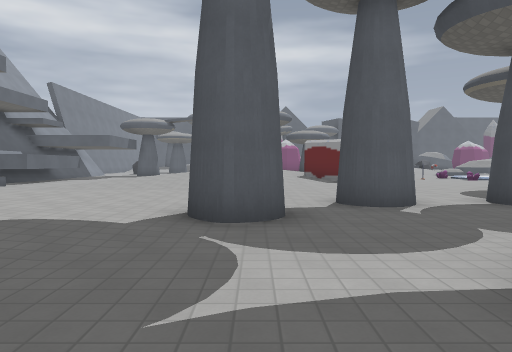
[1] (above)

24 first-person views from a walk through a 3-D level made in the Godot game engine. The camera is 1.4 m above the floor, tilts 2° down and sees 70° across. The floor is counted in squares, 2 m on a side. Each view is taken from the middle of a square. On the plan, view 1 faces up. The plan holds only what a view shows up to about 11 squares ahead; the rest is blank. The place goes on beyond the plan. Flat picture figures and markers are left out. Characters and animated objects are left out. Some surface patterns are stand-ins.

[2]
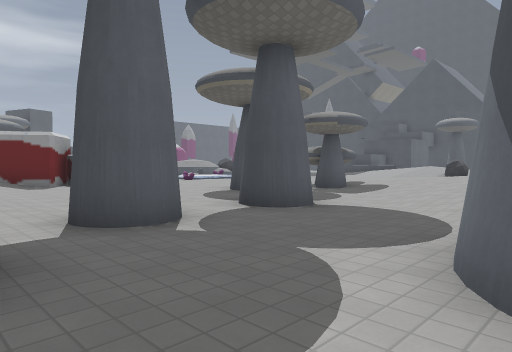

[3]
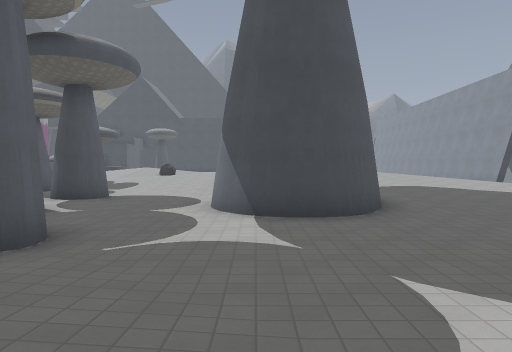

[4]
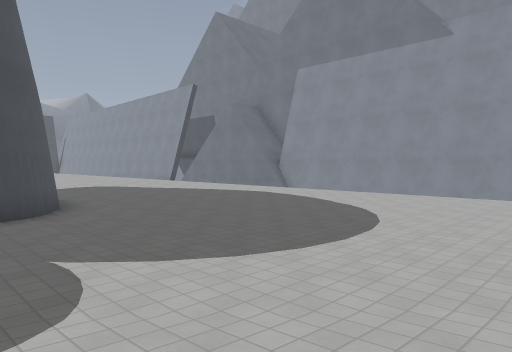

[5]
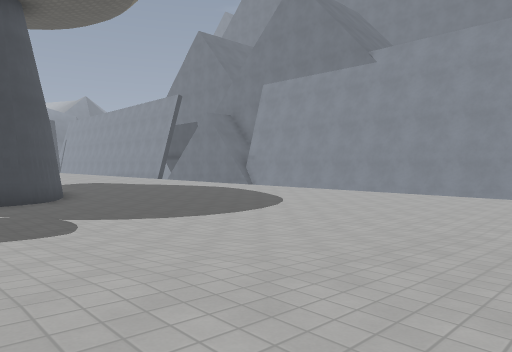

[6]
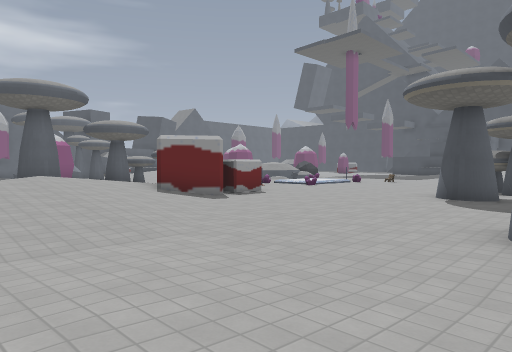

[7]
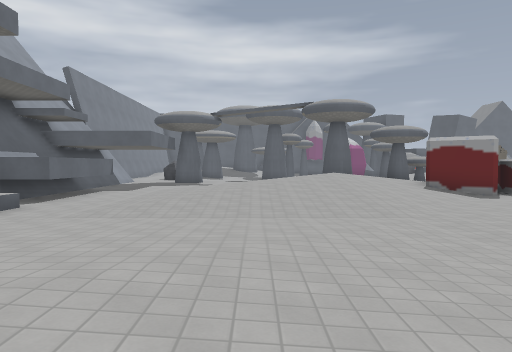

[8]
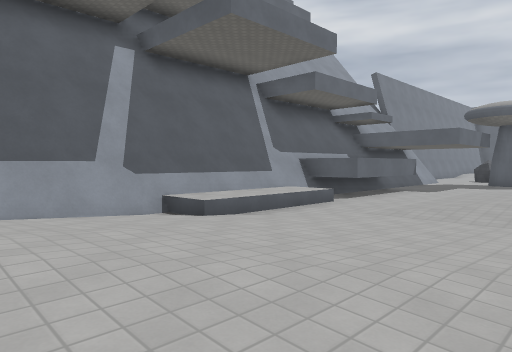

[9]
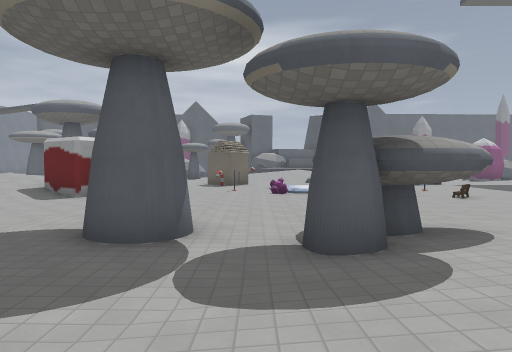

[10]
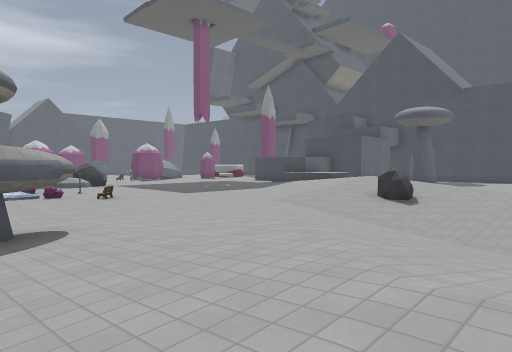

[11]
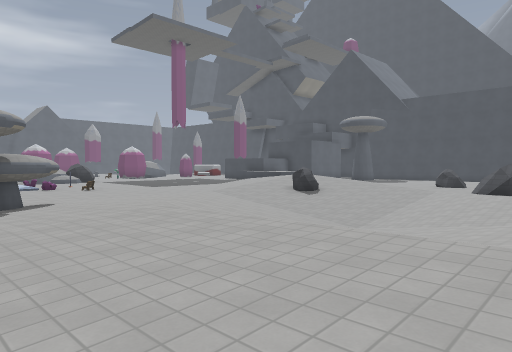

[12]
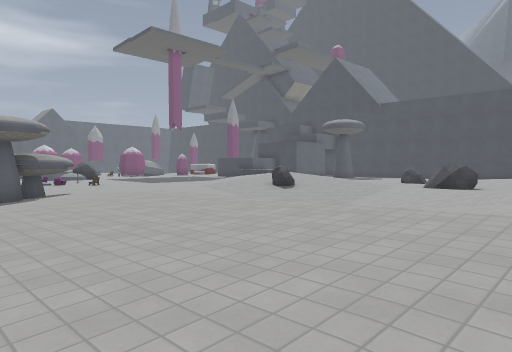

[13]
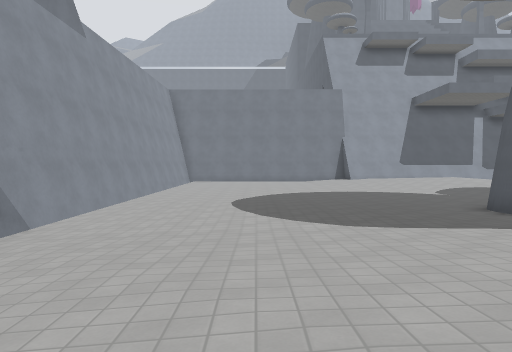

[14]
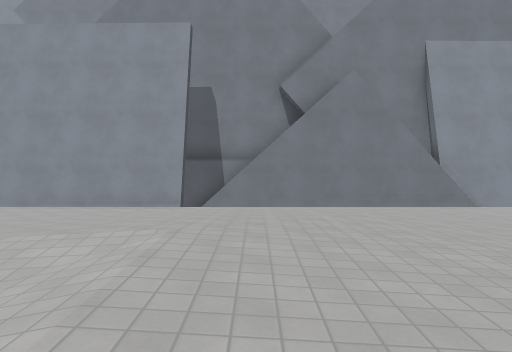

[15]
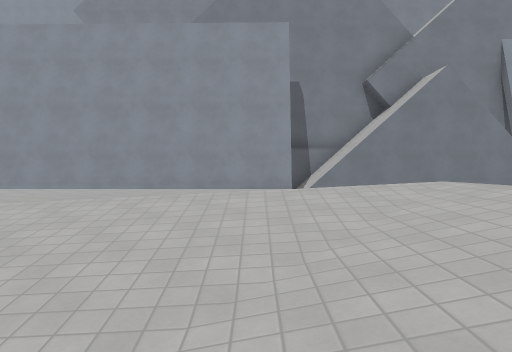

[16]
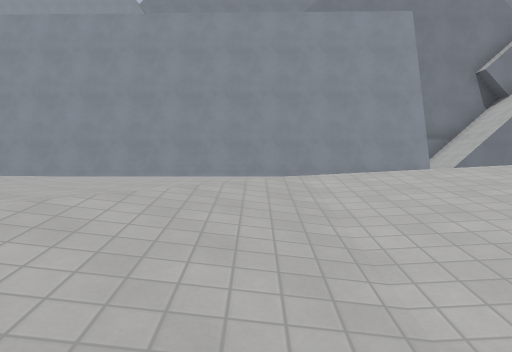

[17]
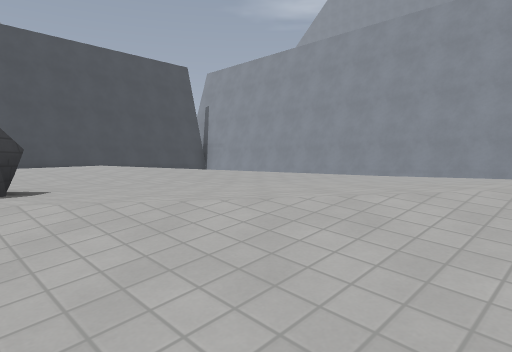

[18]
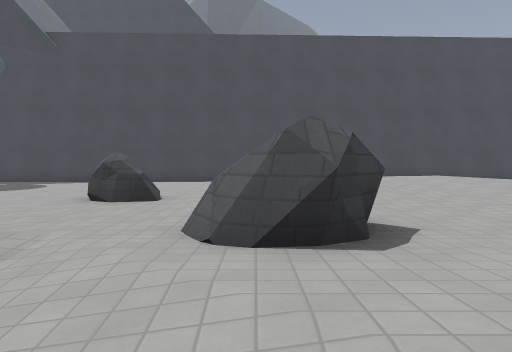

[19]
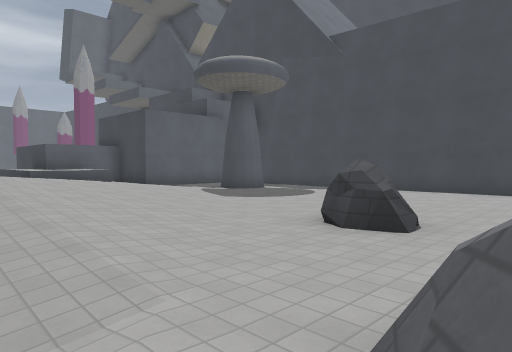

[20]
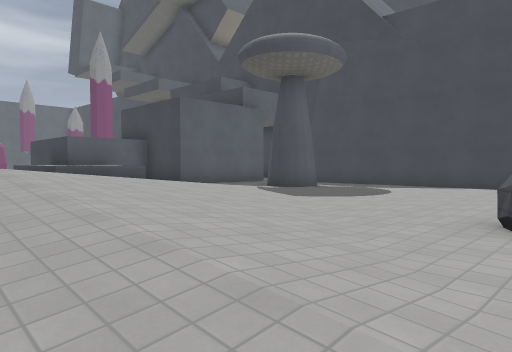

[21]
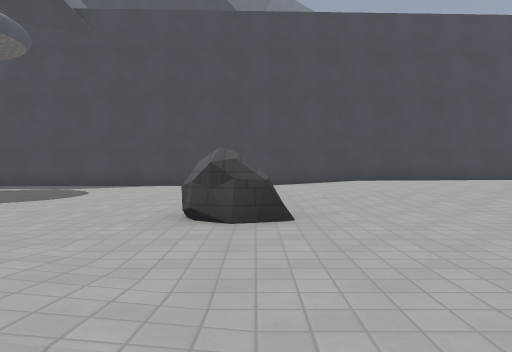

[22]
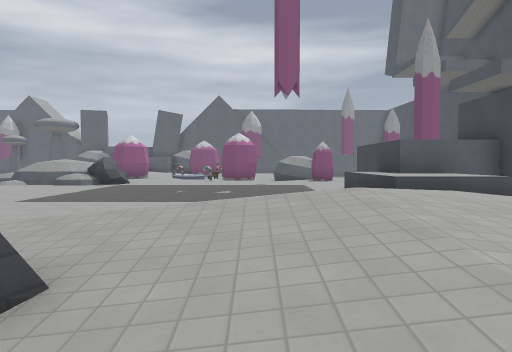

[23]
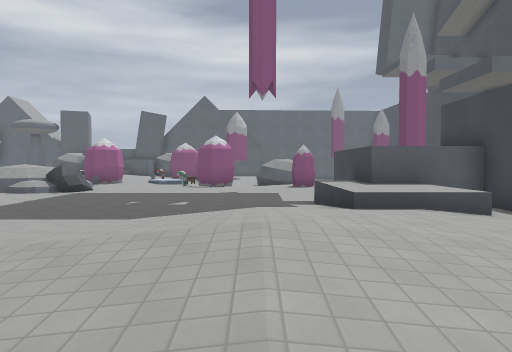

[24]
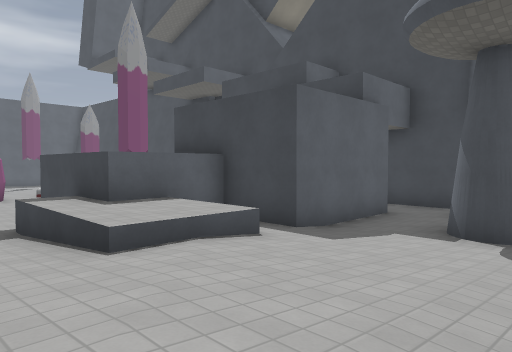

### Floor plan
Key: @ floor where view 1 was taken; # wall or solid block; . main floor; : floor 0.25 m higher than the main floor; + floor 0.5 m higher than the main floor; * floor 0.75 m higher than the main floor; % floor 1 m higher than the main floor; / step, stairs or slope; C crystal; S stone; O other object.
Columns run from 9 left of view 1 to 32 right of it. Each row starts with its distance up from view 1.
 18                         ..........#
 17                        ...........#
 16   ../   /%/*           ..........%#
 15 ##..///////### ...C :C.........//%###
 14 ##..////////###.... ...O......///%%:#    #
 13 ##..//+/////....... .........////%%:####.#
 12 #.../+/////........ ......../////*///....#
 11 #/..://///......... .......//////////.#.##
 10 #+........................///////////.#.#
  9 #+.............##. #.....///////////....#
  8 #+.///::.......##.##://:////S//////.....#
  7 #.////:/..........//////////S/////......#
  6 #////+//...#..#..////////////////.......#
  5 #///+//:.#....../////////////////.......#
  4    *+///.......////////////// //..S.....#
  3  +**/ /........////*//   //////.........#
  2  ++////....##    //*/// //////.S.....:::#
  1  +////.....##    /**/////////:.SS...::::#
  0  ////....@.##   /**%////////::.....::++:#
 -1   //........:::/+**%///////:::....::+++ #
 -2   .........::::++**%//////+:::...::+++  #
 -3   .........::::++**%///  +:   ...::++   #
 -4   .........:::::++*/////:::  ....::+
 -5   .........:::::++/////:::::.....::
 -6    ........:::::://///:::::......:
 -7    ............://///............
 -8    ..............................
 -9    ################################

Positions as (right, up) in squares from view 1, and headings:
1: (0, 0), facing up
2: (0, 2), facing up-right
3: (-4, 2), facing right
4: (-5, 2), facing down-right
5: (-8, 3), facing down-right
6: (-3, 6), facing up-right
7: (-3, 4), facing up
8: (-3, 4), facing up-left
9: (8, 4), facing up
10: (9, 3), facing up-right
11: (8, -1), facing up-right
12: (7, -3), facing up-right
13: (10, -5), facing left
14: (10, 1), facing down
15: (13, 2), facing down
16: (17, 2), facing down
17: (17, 2), facing down-right
18: (19, 2), facing right
19: (21, 2), facing up-right
20: (21, 4), facing up-right
21: (21, 4), facing right
22: (21, 6), facing up
23: (22, 7), facing up
24: (22, 9), facing up-right
